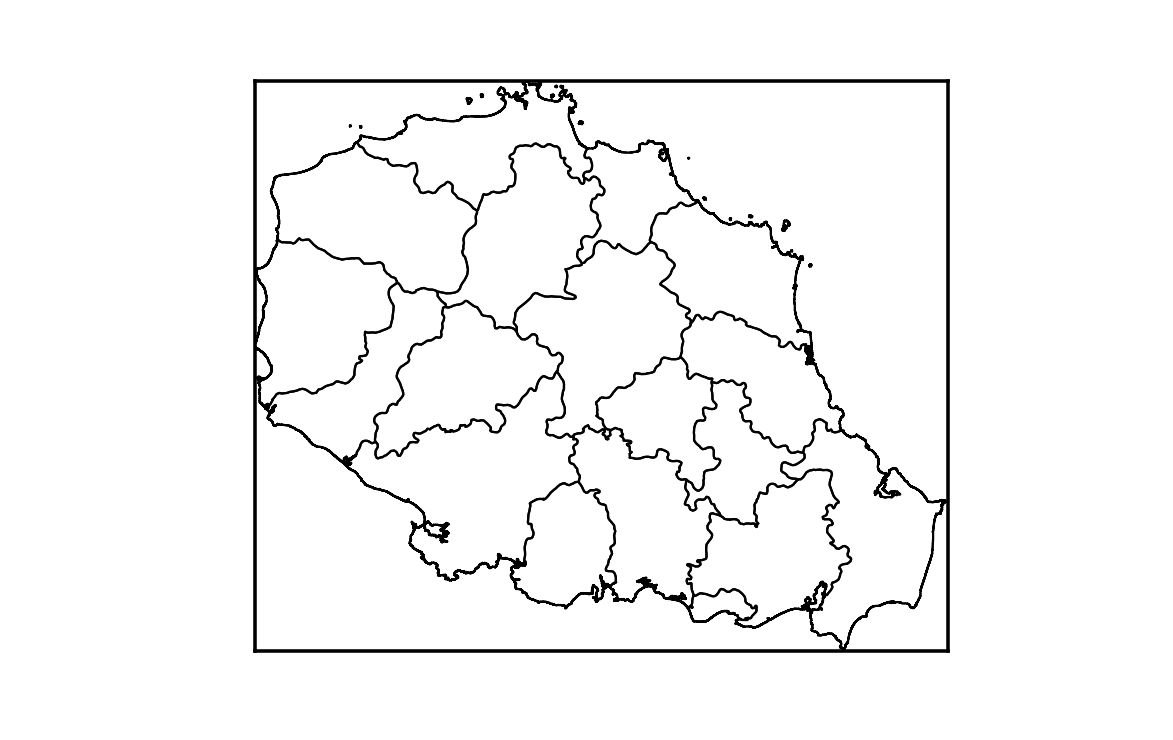

The script that drew this image:
import matplotlib.pyplot as plt
from mpl_toolkits.basemap import Basemap
# 东经108°37′—111°03′，北纬18°10′—20°10′
# figsize=((111+3/60-108+37/60), (20+10/60-18+10/60))
plt.figure(figsize=((111+3/60-108+37/60), (20+10/60-18+10/60)), dpi=320)
m = Basemap(llcrnrlon=108+37/60, llcrnrlat=18+10/60, urcrnrlon=111+3/60, urcrnrlat=20+10/60)
m.readshapefile('map/gadm36_CHN_3', 'states', drawbounds=True)
plt.show()
